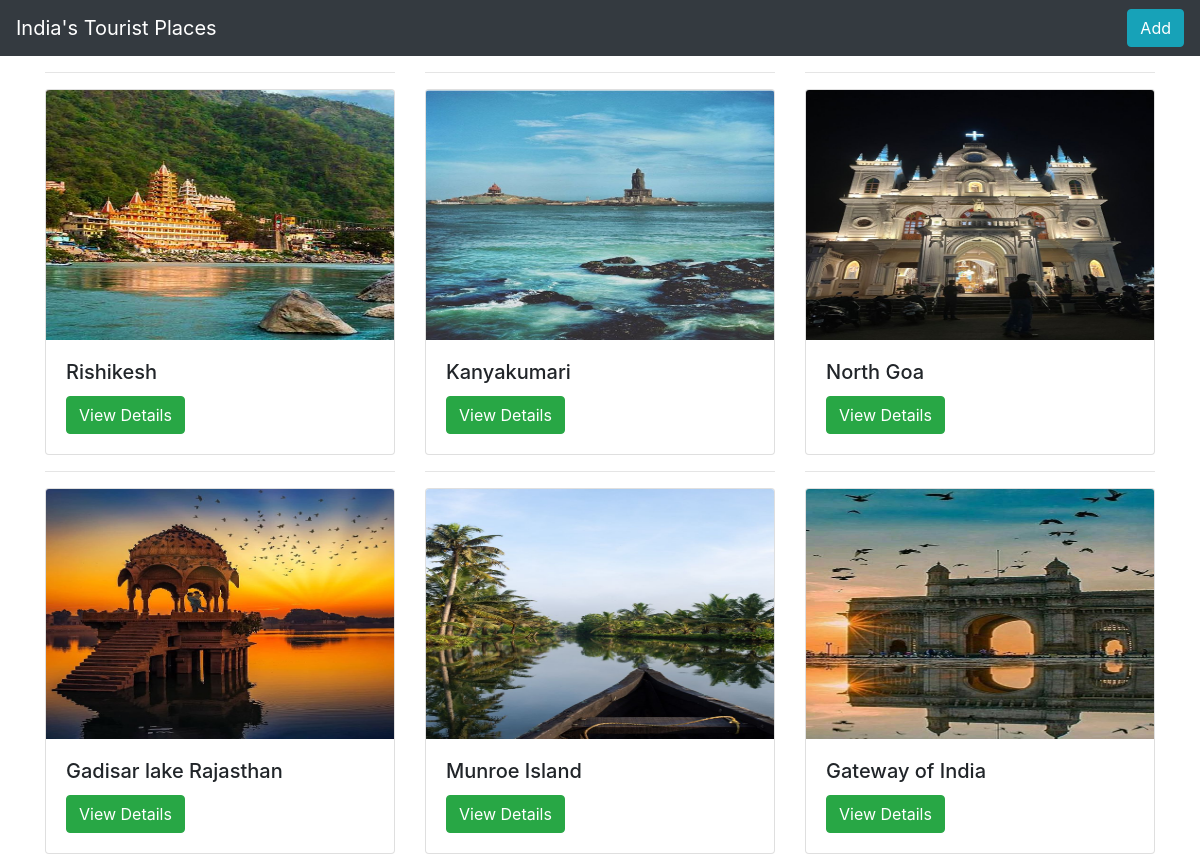
The page / on the database its author committed.
### travelapp/models.py (models this page shows, shortened)
class Places(models.Model):
    name = models.CharField(max_length=250)
    desc = models.TextField()
    img = models.ImageField(upload_to='gallary')

### travelapp/views.py (the view)
# urls.py: path('',views.index,name='index'),
def index(request):
    places = Places.objects.all()
    content = {
        'place_list': places
    }
    return render(request, 'index.html', content)

### templates/index.html
{% extends 'base.html' %}
{% block body  %}
    <div class="container">
         <div class="row">
             {% for i in place_list %}
             <div class="col-md-4"><hr>
                 <div class="card">
                      <img  src="{{ i.img.url }}" class="card-img-top" alt="" height="250px">
                      <div class="card-body">
                            <h5 class="card-title">{{ i.name }}</h5>
                            <a class="btn btn-success" href="{% url 'travelapp:detail' i.id %}" >View Details</a>
                      </div>
                 </div>
             </div>
              {% endfor %}
         </div>
    </div>
{% endblock %}

### templates/base.html (shortened to what this page needs)
{% load static %}
<!DOCTYPE html>
<html lang="en">
<head>
    <link rel="stylesheet" href="https://cdn.jsdelivr.net/npm/bootstrap@4.0.0/dist/css/bootstrap.min.css">
    <link rel="stylesheet" href="{% static 'style.css'  %}">
</head>
<body>
<nav class="navbar navbar-dark bg-dark">
  <a class="navbar-brand" href="#">
      India's Tourist Places</a>
    <form class="form-inline my-2 my-lg-0">
                    <a class="btn btn-info" href="add/">Add</a><br>
    </form>
</nav>
{%  block body  %}
{% endblock %}
</body>
</html>

### static/style.css (style rules this page uses)
body { background-color: #ffffff; }

### rows shown on the page
Places: img (picture), name "Rishikesh"
Places: img (picture), name "Kanyakumari"
Places: img (picture), name "North Goa"
Places: img (picture), name "Gadisar lake Rajasthan"
Places: img (picture), name "Munroe Island"
Places: img (picture), name "Gateway of India"
